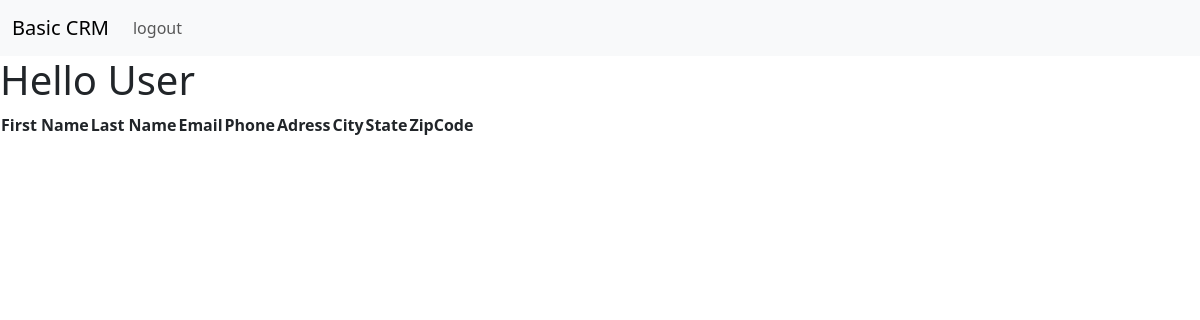
The app's page / (signed in), older data.
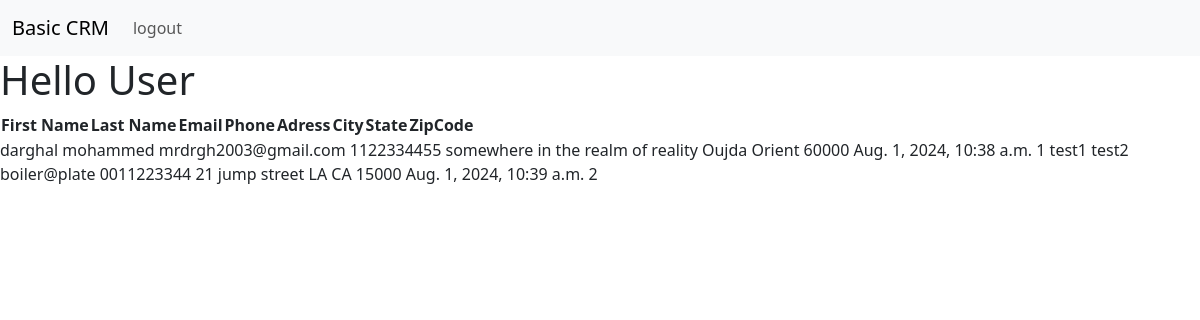
The same page, newer data.
### website/models.py (models this page shows, shortened)
class records(models.Model):
    created_at = models.DateTimeField(auto_now_add=True)
    first_name = models.CharField(max_length=50)
    last_name = models.CharField(max_length=50)
    email = models.CharField(max_length=50)
    phone = models.CharField(max_length=50)
    address = models.CharField(max_length=50)
    city = models.CharField(max_length=50)
    state = models.CharField(max_length=50)
    zipcode = models.CharField(max_length=50)

### website/views.py (the view)
# urls.py: 2. Add a URL to urlpatterns:  path('', views.home, name='home')
def home(req):
    recs = records.objects.all()
    if req.method == "POST":
        email = req.POST["email"]
        password = req.POST["password"]
        user  = authenticate(req, username=email, password=password)
        if user is not None:
            login(req, user=user)
            return redirect('home')
        else:
            messages.success(req, "oops, wrong credentials !")
            return redirect('home')
    else:
        return render(req, "home.html", {'records': recs})

### website/templates/home.html (shortened to what this page needs)
{% extends 'base.html' %}
{% block somtn %}
        {% if user.is_authenticated %}
                <h1>Hello User</h1>
                <table>
                    <th>First Name</th>
                    <th>Last Name</th>
                    <th>Email</th>
                    <th>Phone</th>
                    <th>Adress</th>
                    <th>City</th>
                    <th>State</th>
                    <th>ZipCode</th>
                </table>
                {% if records %}
                    {% for i in records%}
                        <tr>
                            <td>{{ i.first_name }}</td>
                            <td>{{ i.last_name}}</td>
                            <td>{{ i.email}}</td>
                            <td>{{ i.phone}}</td>
                            <td>{{ i.address}}</td>
                            <td>{{ i.city}}</td>
                            <td>{{ i.state}}</td>
                            <td>{{ i.zipcode}}</td>
                            <td>{{ i.created_at }}</td>
                            <td>{{ i.id }}</td>
                        </tr>
                    {% endfor %}
                {% endif %}
        {% endif %}
{% endblock %}

### website/templates/base.html (shortened to what this page needs)
<!DOCTYPE html>
<html lang="en">
<head>
    <link href="https://cdn.jsdelivr.net/npm/bootstrap@5.3.3/dist/css/bootstrap.min.css" rel="stylesheet">
    {% load static %}
    <link rel="stylesheet" href="{% static 'style.css' %}">
</head>
<body>
    {% include 'nav.html' %}
    <div>
        {% block somtn %}
        {% endblock %}
    </div>
</body>
</html>

### website/templates/nav.html (shortened to what this page needs)
<nav class="navbar navbar-expand-lg bg-body-tertiary">
  <div class="container-fluid">
    <a class="navbar-brand" href="{% url 'home' %}">Basic CRM</a>
    <div class="collapse navbar-collapse" id="navbarSupportedContent">
      <ul class="navbar-nav me-auto mb-2 mb-lg-0">
        <li class="nav-item">
        {% if user.is_authenticated %}
          <a class="nav-link" href="{% url 'logout_user' %}">logout</a>
        {% else %}
          <a class="nav-link" href="{% url 'home' %}">login</a>
        {% endif %}
        </li>
      </ul>
    </div>
  </div>
</nav>

Row changes from the older to the newer data that the page shows:
added records: first_name "darghal", last_name "mohammed", email "mrdrgh2003@gmail.com", phone "1122334455", address "somewhere in the realm of reality", city "Oujda", state "Orient", zipcode "60000", created_at "Aug. 1, 2024, 10:38 a.m.", id "1"
added records: first_name "test1", last_name "test2", email "boiler@plate", phone "0011223344", address "21 jump street", city "LA", state "CA", zipcode "15000", created_at "Aug. 1, 2024, 10:39 a.m.", id "2"
